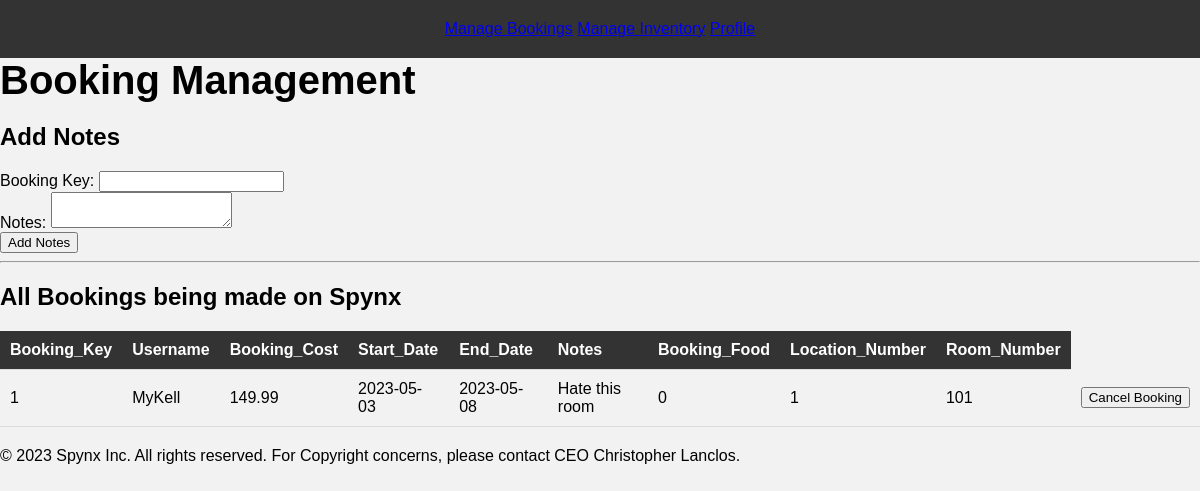
Page /manageBooking.php (signed in) on the earlier database version.
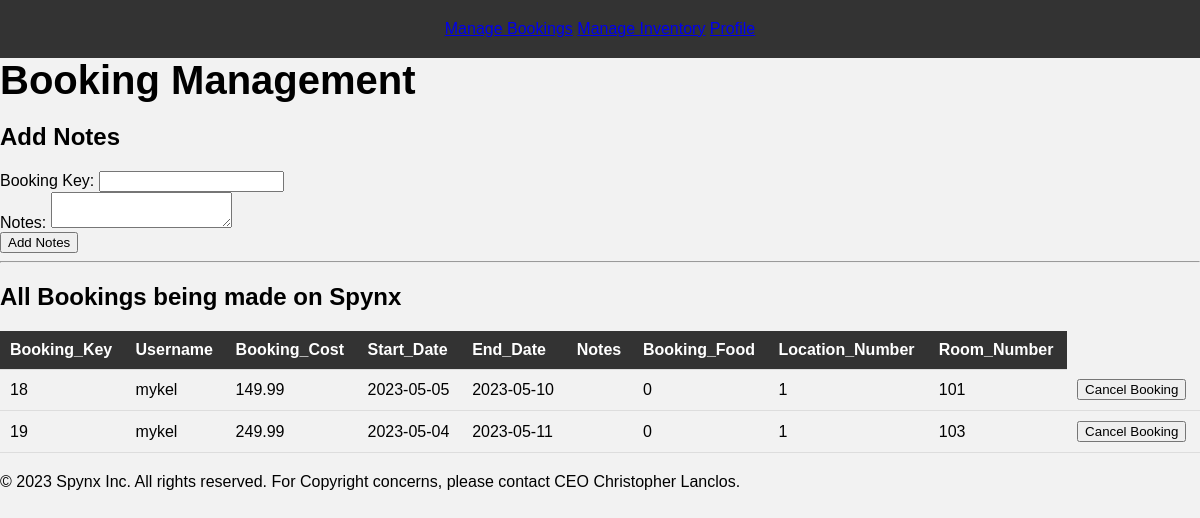
Same page on the later database version.
### tables this page shows
CREATE TABLE `booking` (
  `BOOKING_KEY` int(11) NOT NULL,
  `USERNAME` varchar(48) NOT NULL,
  `BOOKING_COST` double NOT NULL,
  `BOOKING_START` date NOT NULL,
  `BOOKING_END` date NOT NULL,
  `BOOKING_NOTES` text NOT NULL,
  `BOOKING_FOOD` int(11) NOT NULL,
  `LOCATION_NUMBER` int(11) NOT NULL,
  `ROOM_NUMBER` varchar(48) NOT NULL
);

### manageBooking.php (the view, shortened to what this page needs)
<!DOCTYPE html>
<html>
<head>
  <link rel="stylesheet" href="./roomCharges.css" type="text/css">
</head>
<body>
	<?php
include 'navbar.php';
?>
	<h1>Booking Management</h1>
	<h2>Add Notes</h2>
	<form action="manageBooking.php" method="post">
			Booking Key: <input type="text" name="booking_key"><br>
			Notes: <textarea name="booking_notes"></textarea><br>
			<input type="submit" value="Add Notes">
	</form>
	<hr>
	<h2>All Bookings being made on Spynx</h2>
	<table>
		<tr>
			<th>Booking_Key</th>
			<th>Username</th>
			<th>Booking_Cost</th>
			<th>Start_Date</th>
			<th>End_Date</th>
			<th>Notes</th>
			<th>Booking_Food</th>
			<th>Location_Number</th>
			<th>Room_Number</th>
		</tr>
		<?php
		$query = "SELECT * FROM booking";
		$result = mysqli_query($link, $query);
		if (mysqli_num_rows($result) > 0) {
			while ($row = mysqli_fetch_assoc($result)) {
				echo "<tr>";
				echo "<td>" . $row['BOOKING_KEY'] . "</td>";
				echo "<td>" . $row['USERNAME'] . "</td>";
				echo "<td>" . $row['BOOKING_COST'] . "</td>";
				echo "<td>" . $row['BOOKING_START'] . "</td>";
				echo "<td>" . $row['BOOKING_END'] . "</td>";
				echo "<td>" . $row['BOOKING_NOTES'] . "</td>";
				echo "<td>" . $row['BOOKING_FOOD'] . "</td>";
				echo "<td>" . $row['LOCATION_NUMBER'] . "</td>";
				echo "<td>" . $row['ROOM_NUMBER'] . "</td>";
				echo "<td>";
				echo "<form method='post' action='manageBooking.php'>";
				echo "<input type='submit' name='cancel_booking' value='Cancel Booking'>";
				echo "</form>";
				echo "</td>";
				echo "</tr>";
			}
		} else {
			echo "<tr><td colspan='7'>You have no bookings.</td></tr>";
		}
  ?>
</table>
</body>
<footer>
  <p>&copy; 2023 Spynx Inc. All rights reserved. For Copyright concerns, please contact CEO Christopher Lanclos.</p>
</footer>
</html>

### navbar.php (shortened to what this page needs)
<?php
$links = "";
if(!isset($_SESSION["loggedin"]) || $_SESSION["loggedin"] !== true){
    $links = array(
        "Bookings" => "newBookings.php",
        "Current Bookings" => "currentBookings.php",
        "Room Charges" => "roomCharges.php",
        "Review Accout" => "review.php",
        "Log In" => "login.php"
    );
} else {
    $links = array(
        "Manage Bookings" => "manageBooking.php",
        "Manage Inventory" => "manageInventory.php",
        "Profile" => "welcome.php"
    );
}
?>
<head>
    <header>
        <?php foreach ($links as $title => $url): ?>
            <a href="<?php echo $url; ?>"><?php echo $title; ?></a>
        <?php endforeach; ?>
    </header>
    <link rel="stylesheet" href="./roomCharges.css" type="text/css">
</head>

### roomCharges.css (style rules this page uses)
body { font-family: Arial, sans-serif; margin: 0; padding: 0; background-color: #f2f2f2; }
header { background-color: #333; color: white; padding: 20px; text-align: center; }
h1 { margin: 0; font-size: 40px; }
table { width: 100%; border-collapse: collapse; margin-bottom: 20px; }
th, td { padding: 10px; text-align: left; border-bottom: 1px solid #ddd; }
th { background-color: #333; color: white; }

Differences in the rows shown:
removed booking: BOOKING_KEY "1", USERNAME "MyKell", BOOKING_COST "149.99", BOOKING_START "2023-05-03", BOOKING_END "2023-05-08", BOOKING_NOTES "Hate this room", BOOKING_FOOD "0", LOCATION_NUMBER "1", ROOM_NUMBER "101"
added booking: BOOKING_KEY "18", USERNAME "mykel", BOOKING_COST "149.99", BOOKING_START "2023-05-05", BOOKING_END "2023-05-10", BOOKING_FOOD "0", LOCATION_NUMBER "1", ROOM_NUMBER "101"
added booking: BOOKING_KEY "19", USERNAME "mykel", BOOKING_COST "249.99", BOOKING_START "2023-05-04", BOOKING_END "2023-05-11", BOOKING_FOOD "0", LOCATION_NUMBER "1", ROOM_NUMBER "103"
